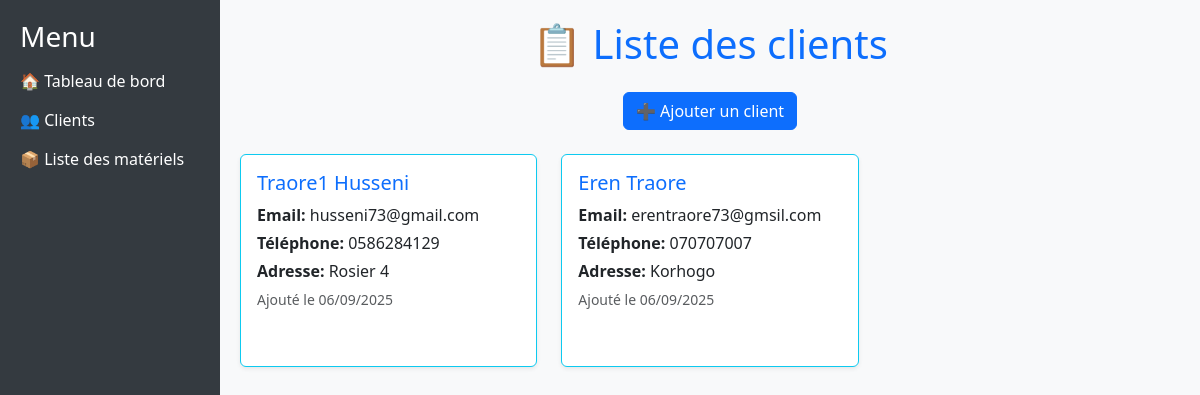
/clients/, run on the app's committed database.
### devis_app/models.py (models this page shows, shortened)
class Client(models.Model):
    nom = models.CharField(max_length=100)
    prenom = models.CharField(max_length=100)
    email = models.EmailField()
    telephone = models.CharField(max_length=20, blank=True, null=True)
    adresse = models.CharField(max_length=255, blank=True, null=True)
    date_creation = models.DateTimeField(auto_now_add=True)
    slug = models.SlugField(unique=True, blank=True)

### devis_app/views.py (the view)
# urls.py: path("clients/", views.liste_clients, name="liste_clients"),
def liste_clients(request):
    clients = Client.objects.all()
    return render(request, 'clients.html', {'clients': clients})

### devis_app/templates/clients.html (shortened to what this page needs)
{% extends "base.html" %}
{% block content %}
<h1 class="mb-4 text-center text-primary">📋 Liste des clients</h1>
<div class="mb-4 d-flex justify-content-center gap-2">
    <button class="btn btn-primary" type="button" data-bs-toggle="collapse" data-bs-target="#ajouterClientForm" aria-expanded="false" aria-controls="ajouterClientForm">
        ➕ Ajouter un client
    </button>
</div>
<div class="row row-cols-1 row-cols-md-2 row-cols-lg-3 g-4">
    {% for client in clients %}
    <div class="col">
        <div class="card shadow-sm h-100 border-info">
            <div class="card-body">
                <h5 class="card-title">
                    <a href="{% url 'devis_par_client' slug=client.slug %}" class="text-decoration-none text-primary">
                        {{ client.nom }} {{ client.prenom }}
                    </a>
                </h5>
                <p class="card-text mb-1"><strong>Email:</strong> {{ client.email }}</p>
                <p class="card-text mb-1"><strong>Téléphone:</strong> {{ client.telephone }}</p>
                <p class="card-text mb-1"><strong>Adresse:</strong> {{ client.adresse }}</p>
                <p class="text-muted mb-2"><small>Ajouté le {{ client.date_creation|date:"d/m/Y" }}</small></p>
            </div>
        </div>
    </div>
    {% empty %}
    <div class="col-12 text-center">
        <p class="text-muted">Aucun client trouvé.</p>
    </div>
    {% endfor %}
</div>
{% endblock %}

### devis_app/templates/base.html (style rules this page uses)
body { display: flex; min-height: 100vh; margin: 0; background-color: #f8f9fa; }

### devis_app/templates/clients.html (style rules this page uses)
.card { transition: transform 0.2s ease, box-shadow 0.2s ease; }

### data on the page
Client: nom "Traore1", prenom "Husseni", email "husseni73@gmail.com", telephone "0586284129", adresse "Rosier 4", date_creation "06/09/2025"
Client: nom "Eren", prenom "Traore", email "erentraore73@gmsil.com", telephone "070707007", adresse "Korhogo", date_creation "06/09/2025"
